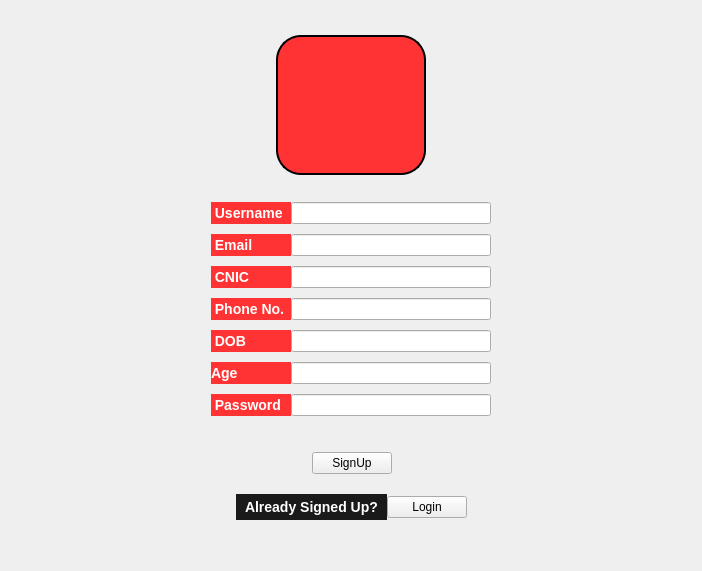
            <widget class="QWidget" name="SignUpPage">
             <layout class="QGridLayout" name="gridLayout_2">
              <item row="5" column="0">
               <layout class="QHBoxLayout" name="horizontalLayout_32">
                <item>
                 <spacer name="horizontalSpacer_25">
                  <property name="orientation">
                   <enum>Qt::Horizontal</enum>
                  </property>
                  <property name="sizeHint" stdset="0">
                   <size>
                    <width>40</width>
                    <height>20</height>
                   </size>
                  </property>
                 </spacer>
                </item>
                <item>
                 <layout class="QVBoxLayout" name="verticalLayout_10">
                  <property name="spacing">
                   <number>20</number>
                  </property>
                  <item>
                   <layout class="QHBoxLayout" name="horizontalLayout_7">
                    <property name="spacing">
                     <number>0</number>
                    </property>
                    <item>
                     <spacer name="horizontalSpacer_48">
                      <property name="orientation">
                       <enum>Qt::Horizontal</enum>
                      </property>
                      <property name="sizeHint" stdset="0">
                       <size>
                        <width>40</width>
                        <height>20</height>
                       </size>
                      </property>
                     </spacer>
                    </item>
                    <item>
                     <widget class="QPushButton" name="SignUpEnter_btn">
                      <property name="styleSheet">
                       <string notr="true"/>
                      </property>
                      <property name="text">
                       <string>SignUp</string>
                      </property>
                     </widget>
                    </item>
                    <item>
                     <spacer name="horizontalSpacer_49">
                      <property name="orientation">
                       <enum>Qt::Horizontal</enum>
                      </property>
                      <property name="sizeHint" stdset="0">
                       <size>
                        <width>40</width>
                        <height>20</height>
                       </size>
                      </property>
                     </spacer>
                    </item>
                   </layout>
                  </item>
                  <item>
                   <layout class="QHBoxLayout" name="horizontalLayout_8">
                    <property name="spacing">
                     <number>0</number>
                    </property>
                    <item>
                     <widget class="QLabel" name="Move_To_login_label">
                      <property name="styleSheet">
                       <string notr="true">QLabel#Move_To_login_label{
	background-color: #1a1a1a;	
    color: #fff;
	font-size: 14px;
	font-weight: bold;
	border: none;
	border-radius: 25px;
	padding: 5px;
}</string>
                      </property>
                      <property name="text">
                       <string>Already Signed Up?</string>
                      </property>
                     </widget>
                    </item>
                    <item>
                     <widget class="QPushButton" name="Move_To_logIn_btn">
                      <property name="text">
                       <string>Login</string>
                      </property>
                     </widget>
                    </item>
                   </layout>
                  </item>
                 </layout>
                </item>
                <item>
                 <spacer name="horizontalSpacer_26">
                  <property name="orientation">
                   <enum>Qt::Horizontal</enum>
                  </property>
                  <property name="sizeHint" stdset="0">
                   <size>
                    <width>40</width>
                    <height>20</height>
                   </size>
                  </property>
                 </spacer>
                </item>
               </layout>
              </item>
              <item row="1" column="0">
               <layout class="QHBoxLayout" name="horizontalLayout_33">
                <item>
                 <spacer name="horizontalSpacer_27">
                  <property name="orientation">
                   <enum>Qt::Horizontal</enum>
                  </property>
                  <property name="sizeHint" stdset="0">
                   <size>
                    <width>176</width>
                    <height>20</height>
                   </size>
                  </property>
                 </spacer>
                </item>
                <item>
                 <widget class="QLabel" name="label_2">
                  <property name="sizePolicy">
                   <sizepolicy hsizetype="Minimum" vsizetype="Minimum">
                    <horstretch>0</horstretch>
                    <verstretch>0</verstretch>
                   </sizepolicy>
                  </property>
                  <property name="minimumSize">
                   <size>
                    <width>150</width>
                    <height>140</height>
                   </size>
                  </property>
                  <property name="maximumSize">
                   <size>
                    <width>150</width>
                    <height>140</height>
                   </size>
                  </property>
                  <property name="layoutDirection">
                   <enum>Qt::LeftToRight</enum>
                  </property>
                  <property name="autoFillBackground">
                   <bool>false</bool>
                  </property>
                  <property name="styleSheet">
                   <string notr="true">QLabel
{
	background-color: #ff3333;
	color: #fff;
	border-radius: 25px;
	font-size: 15px;
	font-weight: bold;
    border: 1.5px solid black;
	padding: 5px;
}</string>
                  </property>
                  <property name="lineWidth">
                   <number>1</number>
                  </property>
                  <property name="text">
                   <string/>
                  </property>
                  <property name="pixmap">
                   <pixmap resource="IconsResource.qrc">:/icons/Icons/3798326.png</pixmap>
                  </property>
                  <property name="scaledContents">
                   <bool>true</bool>
                  </property>
                  <property name="alignment">
                   <set>Qt::AlignCenter</set>
                  </property>
                  <property name="margin">
                   <number>0</number>
                  </property>
                  <property name="indent">
                   <number>-1</number>
                  </property>
                 </widget>
                </item>
                <item>
                 <spacer name="horizontalSpacer_28">
                  <property name="orientation">
                   <enum>Qt::Horizontal</enum>
                  </property>
                  <property name="sizeHint" stdset="0">
                   <size>
                    <width>169</width>
                    <height>20</height>
                   </size>
                  </property>
                 </spacer>
                </item>
               </layout>
              </item>
              <item row="3" column="0">
               <layout class="QHBoxLayout" name="horizontalLayout_2">
                <item>
                 <spacer name="horizontalSpacer_23">
                  <property name="orientation">
                   <enum>Qt::Horizontal</enum>
                  </property>
                  <property name="sizeHint" stdset="0">
                   <size>
                    <width>200</width>
                    <height>20</height>
                   </size>
                  </property>
                 </spacer>
                </item>
                <item>
                 <layout class="QGridLayout" name="gridLayout_4">
                  <property name="horizontalSpacing">
                   <number>0</number>
                  </property>
                  <property name="verticalSpacing">
                   <number>10</number>
                  </property>
                  <item row="0" column="1">
                   <widget class="QLineEdit" name="SignUp_username_LineEdit">
                    <property name="minimumSize">
                     <size>
                      <width>200</width>
                      <height>0</height>
                     </size>
                    </property>
                   </widget>
                  </item>
                  <item row="4" column="0">
                   <widget class="QLabel" name="label_27">
                    <property name="font">
                     <font>
                      <pointsize>-1</pointsize>
                      <bold>true</bold>
                     </font>
                    </property>
                    <property name="styleSheet">
                     <string notr="true">QLabel#label_27
{
	background-color: #ff3333;
	color: #fff;
	font-size: 14px;
	font-weight: bold;

}</string>
                    </property>
                    <property name="text">
                     <string> DOB </string>
                    </property>
                   </widget>
                  </item>
                  <item row="6" column="0">
                   <widget class="QLabel" name="label_8">
                    <property name="font">
                     <font>
                      <pointsize>-1</pointsize>
                      <bold>true</bold>
                     </font>
                    </property>
                    <property name="styleSheet">
                     <string notr="true">QLabel#label_8
{
	background-color: #ff3333;
	color: #fff;
	font-size: 14px;
	font-weight: bold;

}</string>
                    </property>
                    <property name="text">
                     <string> Password  </string>
                    </property>
                   </widget>
                  </item>
                  <item row="5" column="0">
                   <widget class="QLabel" name="label_28">
                    <property name="font">
                     <font>
                      <pointsize>-1</pointsize>
                      <bold>true</bold>
                     </font>
                    </property>
                    <property name="styleSheet">
                     <string notr="true">QLabel#label_28
{
	background-color: #ff3333;
	color: #fff;
	font-size: 14px;
	font-weight: bold;

}</string>
                    </property>
                    <property name="text">
                     <string>Age</string>
                    </property>
                   </widget>
                  </item>
                  <item row="5" column="1">
                   <widget class="QLineEdit" name="SignUp_Age_lineEdit"/>
                  </item>
                  <item row="0" column="0">
                   <widget class="QLabel" name="label_7">
                    <property name="font">
                     <font>
                      <pointsize>-1</pointsize>
                      <bold>true</bold>
                     </font>
                    </property>
                    <property name="styleSheet">
                     <string notr="true">QLabel#label_7
{
	background-color: #ff3333;
	color: #fff;
	font-size: 14px;
	font-weight: bold;

}</string>
                    </property>
                    <property name="text">
                     <string> Username  </string>
                    </property>
                   </widget>
                  </item>
                  <item row="1" column="0">
                   <widget class="QLabel" name="label_16">
                    <property name="font">
                     <font>
                      <pointsize>-1</pointsize>
                      <bold>true</bold>
                     </font>
                    </property>
                    <property name="styleSheet">
                     <string notr="true">QLabel#label_16
{
	background-color: #ff3333;
	color: #fff;
	font-size: 14px;
	font-weight: bold;

}</string>
                    </property>
                    <property name="text">
                     <string> Email </string>
                    </property>
                   </widget>
                  </item>
                  <item row="2" column="1">
                   <widget class="QLineEdit" name="SignUp_CNIC_lineEdit">
                    <property name="sizePolicy">
                     <sizepolicy hsizetype="Expanding" vsizetype="Fixed">
                      <horstretch>0</horstretch>
                      <verstretch>0</verstretch>
                     </sizepolicy>
                    </property>
                    <property name="minimumSize">
                     <size>
                      <width>200</width>
                      <height>0</height>
                     </size>
                    </property>
                   </widget>
                  </item>
                  <item row="1" column="1">
                   <widget class="QLineEdit" name="SignUp_Email_lineEdit"/>
                  </item>
                  <item row="2" column="0">
                   <widget class="QLabel" name="label_17">
                    <property name="font">
                     <font>
                      <pointsize>-1</pointsize>
                      <bold>true</bold>
                     </font>
                    </property>
                    <property name="styleSheet">
                     <string notr="true">QLabel#label_17
{
	background-color: #ff3333;
	color: #fff;
	font-size: 14px;
	font-weight: bold;

}</string>
                    </property>
                    <property name="text">
                     <string> CNIC</string>
                    </property>
                   </widget>
                  </item>
                  <item row="3" column="1">
                   <widget class="QLineEdit" name="SignUp_phone_lineEdit"/>
                  </item>
                  <item row="6" column="1">
                   <widget class="QLineEdit" name="SignUp_password_lineEdit">
                    <property name="styleSheet">
                     <string notr="true"/>
                    </property>
                   </widget>
                  </item>
                  <item row="3" column="0">
                   <widget class="QLabel" name="label_18">
                    <property name="font">
                     <font>
                      <pointsize>-1</pointsize>
                      <bold>true</bold>
                     </font>
                    </property>
                    <property name="styleSheet">
                     <string notr="true">QLabel#label_18
{
	background-color: #ff3333;
	color: #fff;
	font-size: 14px;
	font-weight: bold;

}</string>
                    </property>
                    <property name="text">
                     <string> Phone No. </string>
                    </property>
                   </widget>
                  </item>
                  <item row="4" column="1">
                   <widget class="QLineEdit" name="SignUp_DOB_lineEdit"/>
                  </item>
                 </layout>
                </item>
                <item>
                 <spacer name="horizontalSpacer_24">
                  <property name="orientation">
                   <enum>Qt::Horizontal</enum>
                  </property>
                  <property name="sizeHint" stdset="0">
                   <size>
                    <width>200</width>
                    <height>20</height>
                   </size>
                  </property>
                 </spacer>
                </item>
               </layout>
              </item>
              <item row="0" column="0">
               <spacer name="verticalSpacer_12">
                <property name="orientation">
                 <enum>Qt::Vertical</enum>
                </property>
                <property name="sizeHint" stdset="0">
                 <size>
                  <width>20</width>
                  <height>24</height>
                 </size>
                </property>
               </spacer>
              </item>
              <item row="2" column="0">
               <spacer name="verticalSpacer_13">
                <property name="orientation">
                 <enum>Qt::Vertical</enum>
                </property>
                <property name="sizeHint" stdset="0">
                 <size>
                  <width>20</width>
                  <height>21</height>
                 </size>
                </property>
               </spacer>
              </item>
              <item row="4" column="0">
               <spacer name="verticalSpacer_14">
                <property name="orientation">
                 <enum>Qt::Vertical</enum>
                </property>
                <property name="sizeHint" stdset="0">
                 <size>
                  <width>20</width>
                  <height>30</height>
                 </size>
                </property>
               </spacer>
              </item>
              <item row="6" column="0">
               <spacer name="verticalSpacer_19">
                <property name="orientation">
                 <enum>Qt::Vertical</enum>
                </property>
                <property name="sizeHint" stdset="0">
                 <size>
                  <width>20</width>
                  <height>40</height>
                 </size>
                </property>
               </spacer>
              </item>
             </layout>
            </widget>
